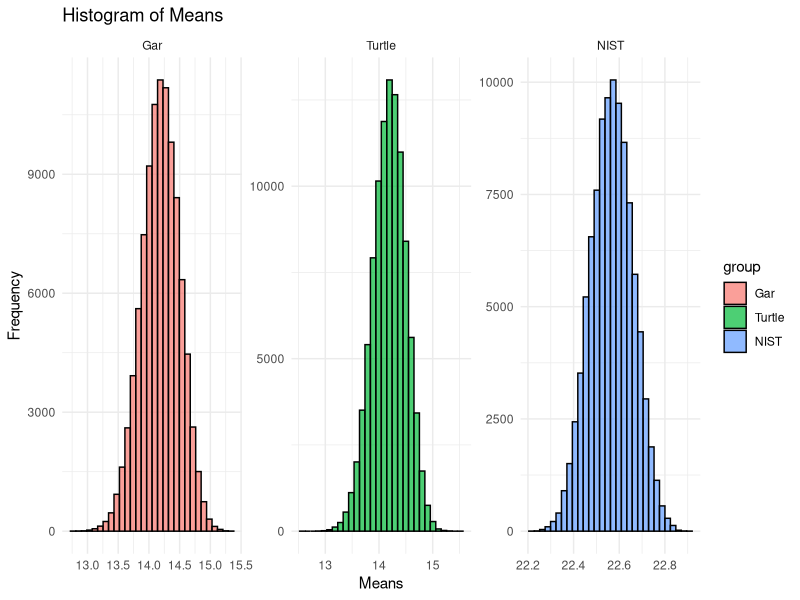
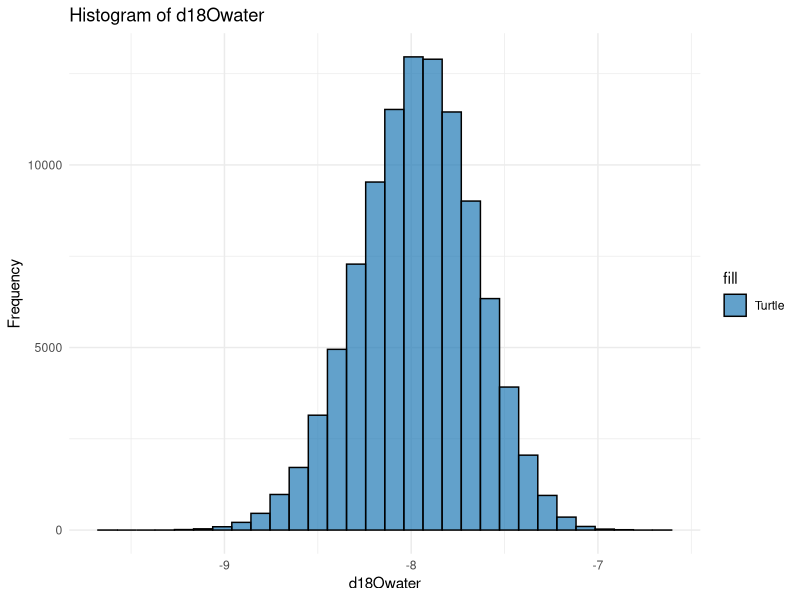
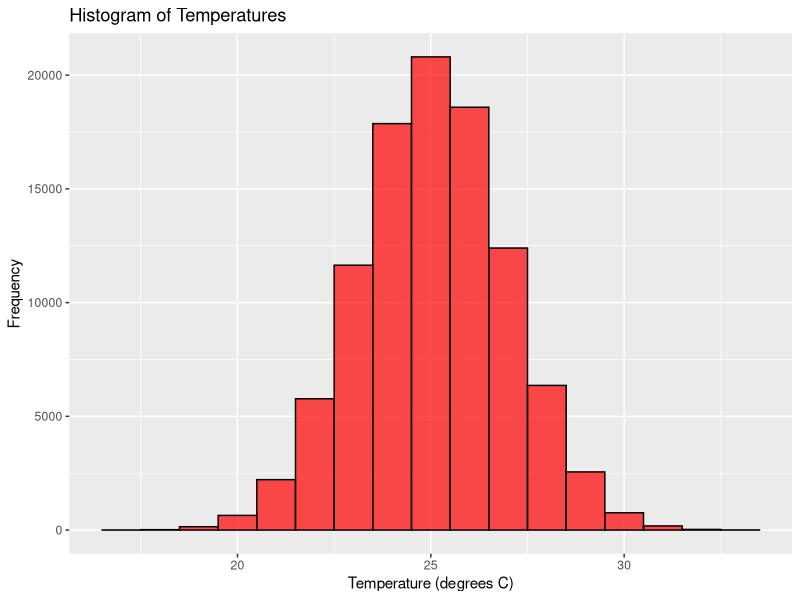

The R source for these figures, in order:
## ---- chunk 1
knitr::opts_chunk$set(echo = TRUE)
## ---- chunk 2
# Packages
packages <- c("dplyr", "purrr", "ggplot2", "Rcurl")

# install.packages(packages)

library(dplyr)
library(purrr)
library(ggplot2)
# library(Rcurl)

# Data
    # Call d18Op data from GitHub, cleaned and averaged per specimen (V1075_BySpec.csv)
      # samples_URL <- getURL("https://raw.githubusercontent.com/mattgeo1990/1075_Vertebrate_d18Op/main/Data/V1075_GarTurtle")
      # V1075_GarTurtle <- read.csv(text = samples_URL)

    # Call NIST120c data from Github, compiled from 2 TC-EA runs
      # standards_URL <-"https://raw.githubusercontent.com/mattgeo1990/1075_Vertebrate_d18Op/main/Data/V1075_NIST120c.csv"
        # NIST120c <- read.csv(standards_URL)

# 
setwd("/Users/allen/Documents/GitHub/1075_Vertebrate_d18Op/Data")
V1075_GarTurtle <- read.csv("V1075_GarTurtle.csv")
NIST120c <- read.csv("V1075_NIST120c.csv")

## ---- chunk 3

# Set number of Monte Carlo repetitions 
  nMCrepetitions <- 1e5

# Subset V1075_GarTurtle into gar and turtle matrices
  gar <- subset(V1075_GarTurtle, eco_type = "Fish")
  turtle <- subset(V1075_GarTurtle, eco_type = "Aquatic Turtle")

# resample

  synth_gar <- data_frame(num = 1:nMCrepetitions) %>% 
  group_by(num) %>% 
  mutate(means = mean(sample(gar$d18O, replace = TRUE))) 

  synth_turtle <- data_frame(num = 1:nMCrepetitions) %>% 
    group_by(num) %>% 
    mutate(means = mean(sample(turtle$d18O, replace = TRUE))) 

  synth_NIST <- data_frame(num = 1:nMCrepetitions) %>% 
    group_by(num) %>% 
    mutate(means = mean(sample(NIST120c$d.18O.16O, replace = TRUE))) 

  # Plot histograms of each distribution
    # Combine data frames into one
      combined_data <- rbind(
        data.frame(group = "Gar", values = synth_gar$means),
        data.frame(group = "Turtle", values = synth_turtle$means),
        data.frame(group = "NIST", values = synth_NIST$means)
      )

    # Set order of facets
      combined_data$group <- factor(combined_data$group, levels = c("Gar", "Turtle", "NIST"))

    # Plotting with ggplot2 using facet_wrap
      ggplot(combined_data, aes(x = values, fill = group)) +
        geom_histogram(position = "identity", alpha = 0.7, bins = 30, color = "black") +
        labs(title = "Histogram of Means",
             x = "Means",
             y = "Frequency") +
        theme_minimal() +
        facet_wrap(~group, scales = "free")

## ---- chunk 4
# calculate water

  # create function
    turtlewater <- function(synthmeans_turtle){
      1.01 *(synthmeans_turtle) - 22.3 #Barrick et al. (1999)
    }

  # run turtlewater on synth_turtle
    synth_turtle <- synth_turtle %>%
      mutate(d18Owater = turtlewater(means))

# Plot histogram of d18Owater
  ggplot(synth_turtle, aes(x = d18Owater, fill = "Turtle")) +
    geom_histogram(position = "identity", alpha = 0.7, bins = 30, color = "black") +
    labs(title = "Histogram of d18Owater",
         x = "d18Owater",
         y = "Frequency") +
    theme_minimal() +
    scale_fill_manual(values = c("#1f78b4"))

 
  # CI, mean of turtle d18Owater
    CIsetup_water <- sort(synth_turtle$d18Owater)
    
    # Calculate the lower and upper percentiles for the middle 95%
    lower_percentile_water <- quantile(CIsetup_water, 0.025)
    upper_percentile_water <- quantile(CIsetup_water, 0.975)
    
    # Subset the middle 95% of the data
    subset_CIsetup_water <- CIsetup_water[CIsetup_water >= lower_percentile_water & CIsetup_water <= upper_percentile_water]
    
    # Take mean
    mean_turtlewater <- round(mean(subset_CIsetup_water), 1)
    lowCI_water <- round(abs(mean_turtlewater - lower_percentile_water), 1)
    highCI_water <- round(abs(mean_turtlewater - upper_percentile_water), 1)
    cat(mean_turtlewater, "+", highCI_water, "/", "-", lowCI_water)
    
## ---- chunk 5
# calculate temps
    # define temp function
    TempFun <- function(d18Ofish, NISTmean, d18Owater) {
      temp <- 118.7 - 4.22*((d18Ofish  +(22.6 - NISTmean)) - d18Owater) 
    }

    # run TempFun over all the synthetic means
    synth_temps <- TempFun(d18Ofish = synth_gar$means, 
                           NISTmean = synth_NIST$means,
                           d18Owater = synth_turtle$d18Owater)
    
# Plot the temperatures
  ggplot(data = data.frame(temperature = synth_temps), aes(x = temperature)) +
        geom_histogram(binwidth = 1, fill = c("#ff0000"), color = "black", alpha = 0.7) +
        labs(title = "Histogram of Temperatures",
             x = "Temperature (degrees C)",
             y = "Frequency")
## ---- chunk 6
# Construct confidence intervals
    CIsetup <- sort(synth_temps)
    
# Calculate the lower and upper percentiles for the middle 95%
    lower_percentile <- quantile(CIsetup, 0.025)
    upper_percentile <- quantile(CIsetup, 0.975)
    
# Subset the middle 95% of the data
    subset_CIsetup <- CIsetup[CIsetup >= lower_percentile & CIsetup <= upper_percentile]
    
# Take mean
    mean_temp <- round(mean(subset_CIsetup), 1)
    lowCI <- round(abs(mean_temp - lower_percentile), 1)
    highCI <- round(abs(mean_temp - upper_percentile), 1)
    cat(mean_temp, "+", highCI, "/", "-", lowCI)

